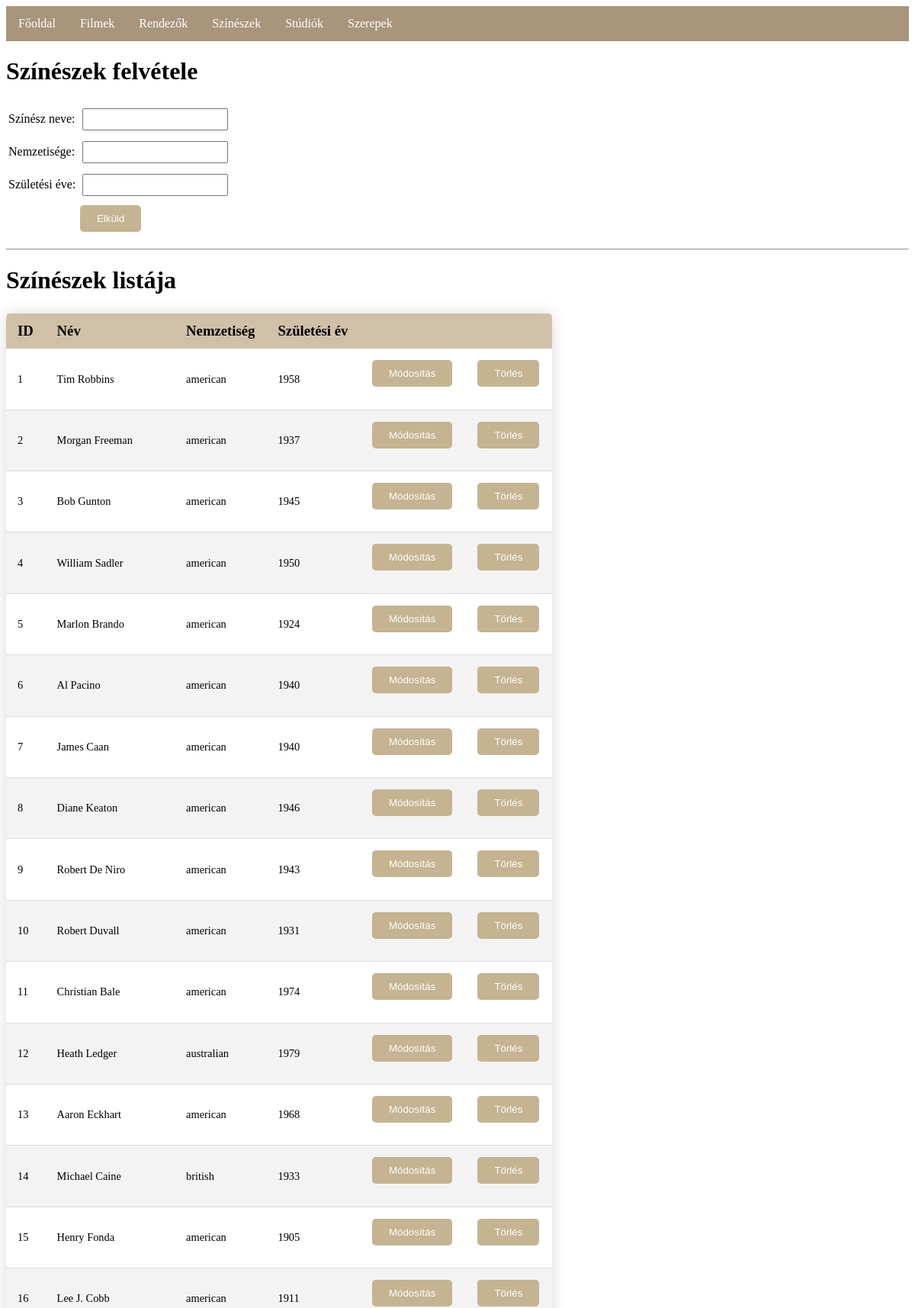
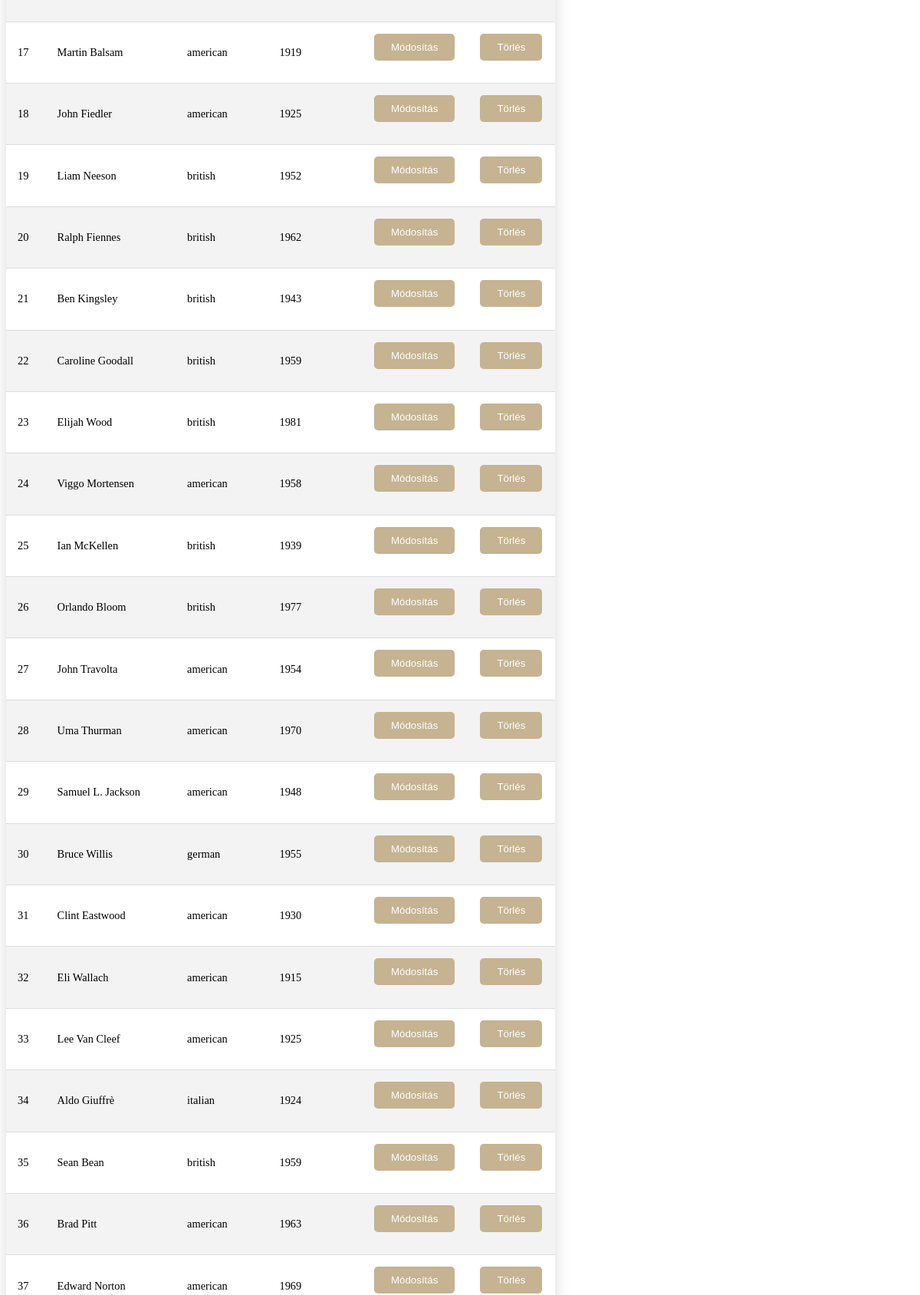
The app's page /Components/actor.php (upper part) with its own data (2 pictures, top to bottom).
### tables this page shows
CREATE TABLE actor(id INT PRIMARY KEY AUTO_INCREMENT, name VARCHAR(50), nationality VARCHAR(20), birth YEAR);

### functions.php (called while the page is built, shortened)
<?php
function imdb_csatlakozas() {
    $conn = mysqli_connect("localhost", "root", "") or die("Csatlakozási hiba");
    mysqli_query($conn, 'SET NAMES UTF-8');
	mysqli_query($conn, 'SET character_set_results=utf8');
	mysqli_set_charset($conn, 'utf8');
	return $conn;
}
function szineszlistatLeker() {
if ( !($conn = imdb_csatlakozas()) ) {
		return false;
	}
    $result = mysqli_query( $conn,"SELECT id, name, nationality, birth FROM actor");
	return $result;
}
?>

### Components/actor.php (the view, shortened to what this page needs)
<?php
include_once('functions.php');
include_once('menu.php');
?>
<!DOCTYPE HTML>
<HTML>
<HEAD>
    <link rel="stylesheet" href="stilus.css">
</HEAD>
<BODY>
<h1>Színészek felvétele</h1>
<form method="POST" action="insertactor.php" accept-charset="utf-8">
<table>
    <tr>
        <td>Színész neve: </td>
        <td><input type="text" name="name" required/></td>
    </tr>
    <tr>
        <td>Nemzetisége: </td>
        <td><input type="text" name="nationality" required/></td>
    </tr>
    <tr>
        <td>Születési éve: </td>
        <td><input type="text" name="birth" required/></td>
    </tr>
    <tr>
    <td></td>
    <td><input type="submit" value="Elküld" required/></td>
    </tr>
</table>
</form>
<hr/>
<h1>Színészek listája</h1>
<table class="content-table">
<thead>
    <tr>
        <th>ID</th>
        <th>Név</th>
        <th>Nemzetiség</th>
        <th>Születési év</th>
        <th></th>
        <th></th>
    </tr>
</thead>
<?php
	$szineszek = szineszlistatLeker();
    while( $egySor = mysqli_fetch_assoc($szineszek) ) {
		echo '<tr>';
		echo '<td>'. $egySor["id"] .'</td>';
		echo '<td>'. $egySor["name"] .'</td>';
		echo '<td>'. $egySor["nationality"] .'</td>';
		echo '<td>'. $egySor["birth"] .'</td>';
		echo '<td><form method="POST" action="edit-actorpage.php">
              <input type="hidden" name="name" value="'.$egySor["id"].'-'.$egySor["name"].'-'.$egySor["nationality"].'-'.$egySor["birth"].'" />
              <input type="submit" value="Módosítás" />
              </form></td>';
		echo '<td><form method="POST" action="deleteactor.php">
              <input type="hidden" name="id" value="'.$egySor["id"].'" />
              <input type="submit" value="Törlés" />
              </form></td>';
		echo '</tr>';
	}
?>
</table>
</BODY>
</HTML>

### Style/stilus.css (style rules this page uses)
.content-table { border-collapse: collapse; margin: 25px 0; font-size: 0.9em; min-width: 600px; border-radius: 5px 5px 0 0; overflow: hidden; box-shadow: 0 0 20px rgba(0, 0, 0, 0.15); }
.content-table thead tr { background-color: #D1C0A8; text-align: left; font-weight: bold; font-size: 1.3em; }
.content-table th, .content-table td { padding: 12px 15px; }
.content-table tbody tr { border-bottom: 1px solid #dddddd; }
.content-table tbody tr:nth-of-type(even) { background-color: #f3f3f3; }
input { margin: 5px; padding: 5px; text-align: left; display: inline-flex; vertical-align: bottom; }
input[type=button], input[type=submit], input[type=reset] { background-color: #c5b391; border: none; color: white; padding: 10px 22px; text-decoration: none; margin: 3px 1.5px; cursor: pointer; border-radius: 5px 5px; overflow: hidden; }

### records on screen
actor: id "1", name "Tim Robbins", nationality "american", birth "1958"
actor: id "2", name "Morgan Freeman", nationality "american", birth "1937"
actor: id "3", name "Bob Gunton", nationality "american", birth "1945"
actor: id "4", name "William Sadler", nationality "american", birth "1950"
actor: id "5", name "Marlon Brando", nationality "american", birth "1924"
actor: id "6", name "Al Pacino", nationality "american", birth "1940"
actor: id "7", name "James Caan", nationality "american", birth "1940"
actor: id "8", name "Diane Keaton", nationality "american", birth "1946"
actor: id "9", name "Robert De Niro", nationality "american", birth "1943"
actor: id "10", name "Robert Duvall", nationality "american", birth "1931"
actor: id "11", name "Christian Bale", nationality "american", birth "1974"
actor: id "12", name "Heath Ledger", nationality "australian", birth "1979"
actor: id "13", name "Aaron Eckhart", nationality "american", birth "1968"
actor: id "14", name "Michael Caine", nationality "british", birth "1933"
actor: id "15", name "Henry Fonda", nationality "american", birth "1905"
actor: id "16", name "Lee J. Cobb", nationality "american", birth "1911"
actor: id "17", name "Martin Balsam", nationality "american", birth "1919"
actor: id "18", name "John Fiedler", nationality "american", birth "1925"
actor: id "19", name "Liam Neeson", nationality "british", birth "1952"
actor: id "20", name "Ralph Fiennes", nationality "british", birth "1962"
actor: id "21", name "Ben Kingsley", nationality "british", birth "1943"
actor: id "22", name "Caroline Goodall", nationality "british", birth "1959"
actor: id "23", name "Elijah Wood", nationality "british", birth "1981"
actor: id "24", name "Viggo Mortensen", nationality "american", birth "1958"
actor: id "25", name "Ian McKellen", nationality "british", birth "1939"
actor: id "26", name "Orlando Bloom", nationality "british", birth "1977"
actor: id "27", name "John Travolta", nationality "american", birth "1954"
actor: id "28", name "Uma Thurman", nationality "american", birth "1970"
actor: id "29", name "Samuel L. Jackson", nationality "american", birth "1948"
actor: id "30", name "Bruce Willis", nationality "german", birth "1955"
actor: id "31", name "Clint Eastwood", nationality "american", birth "1930"
actor: id "32", name "Eli Wallach", nationality "american", birth "1915"
actor: id "33", name "Lee Van Cleef", nationality "american", birth "1925"
actor: id "34", name "Aldo Giuffrè", nationality "italian", birth "1924"
actor: id "35", name "Sean Bean", nationality "british", birth "1959"
actor: id "36", name "Brad Pitt", nationality "american", birth "1963"
actor: id "37", name "Edward Norton", nationality "american", birth "1969"
